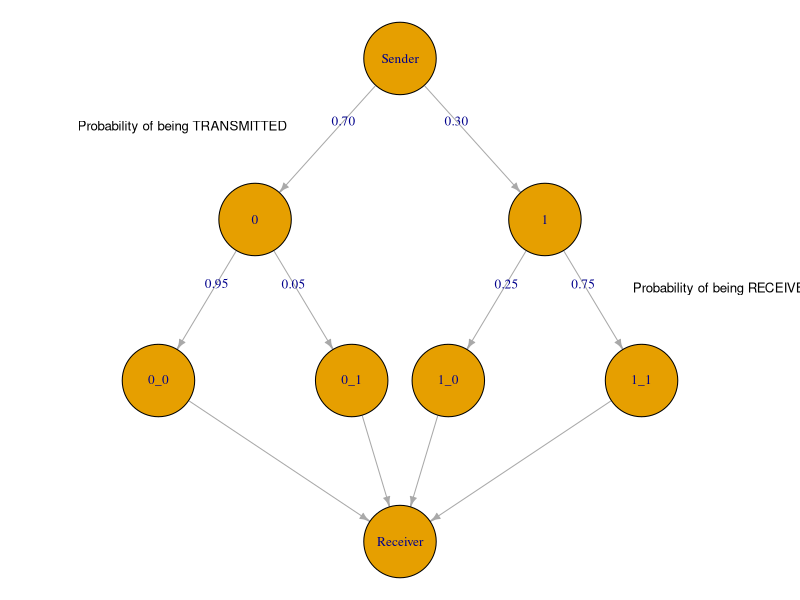

The R source for this figure:
library(igraph)

#problem

#data
dataTable <- data.frame(
  message = c(0, 1),
  trans_prob = c(0.70, 0.30),
  rec_prob = c(0.95, 0.75)
)


#show tree
vertices <- c("Sender", "0", "1", "0_0", "0_1", "1_0", "1_1", "Receiver")

edges <- matrix(c(
  "Sender", "0",
  "Sender", "1",
  "0", "0_0",
  "0", "0_1",
  "1", "1_0",
  "1", "1_1",
  "0_0", "Receiver",
  "0_1", "Receiver",
  "1_0", "Receiver",
  "1_1", "Receiver"
), byrow = TRUE, ncol = 2)

edge_labels <- c("0.70", "0.30", "0.95", "0.05", "0.25","0.75", "", "", "", "")

g <- graph_from_edgelist(edges, directed = TRUE)
E(g)$label <- edge_labels

V(g)$label <- vertices

layout <- matrix(c(
  0.5, 0, #sender
  -1, -1, #0
  2, -1, #1
  -2, -2,#0_0
  0, -2, #0_1
  1, -2,#1_0
  3, -2, #1_1
  0.5, -3 #Receiver
), ncol = 2, byrow = TRUE)

V(g)$x <- layout[,1]
V(g)$y <- layout[,2]

par(mar = c(0, 0, 0, 0))

plot(g, layout = layout, edge.label = E(g)$label, edge.label.cex = 0.8, vertex.label.cex = 0.8,
     vertex.shape = "circle", vertex.size = 30, edge.arrow.size = 0.5)

label_coords <- matrix(c(
  -0.9, 0.66,
  1.34, -0.01
), ncol = 2, byrow = TRUE)


text(label_coords[1,1], label_coords[1,2], labels = "Probability of being TRANSMITTED", pos = 3, cex = 0.8)
text(label_coords[2,1], label_coords[2,2], labels = "Probability of being RECEIVED", pos = 3, cex = 0.8)

#item 1_a

#by Multiplication Law of prob

#show with probability

#by law of total probability